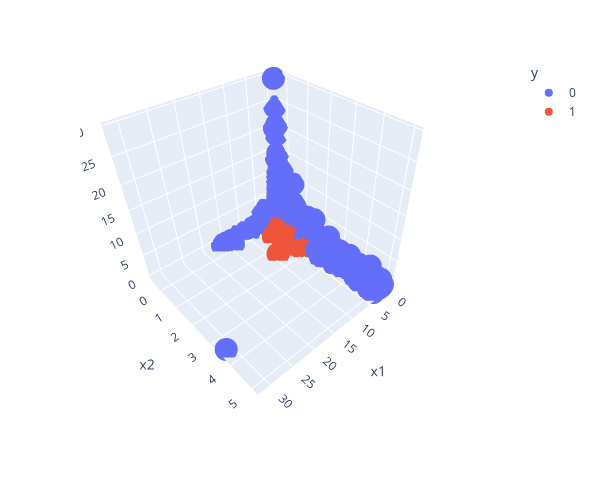

Source (notebook cell):
### Code cell
fig = px.scatter_3d(df, x='x1', y='x2', z='x3', color='y')
fig.update_layout(autosize=False, width=600, height=500)
fig.show()

### Figure 1 — Plotly figure (JSON) as saved in the notebook; plotly's stock layout.template omitted (floating-point values rounded to 4 significant figures; data arrays with more than 128 entries replaced by an {"elided": "..."} marker saying what was removed)
{"data": [{"hovertemplate": "y=0<br>x1=%{x}<br>x2=%{y}<br>x3=%{z}<extra></extra>", "legendgroup": "0", "marker": {"color": "#636efa", "symbol": "circle"}, "mode": "markers", "name": "0", "scene": "scene", "showlegend": true, "type": "scatter3d", "x": {"elided": "10923 float values"}, "y": {"elided": "10923 float values"}, "z": {"elided": "10923 float values"}}, {"hovertemplate": "y=1<br>x1=%{x}<br>x2=%{y}<br>x3=%{z}<extra></extra>", "legendgroup": "1", "marker": {"color": "#EF553B", "symbol": "circle"}, "mode": "markers", "name": "1", "scene": "scene", "showlegend": true, "type": "scatter3d", "x": {"elided": "260 float values"}, "y": {"elided": "260 float values"}, "z": {"elided": "260 float values"}}], "layout": {"autosize": false, "height": 500, "legend": {"title": {"text": "y"}, "tracegroupgap": 0}, "margin": {"t": 60}, "scene": {"aspectmode": "auto", "aspectratio": {"x": 1, "y": 1, "z": 1}, "camera": {"center": {"x": -0.0709, "y": 0.1756, "z": -0.09275}, "eye": {"x": 1.081, "y": 1.406, "z": 1.357}, "projection": {"type": "perspective"}, "up": {"x": 0, "y": 0, "z": 1}}, "domain": {"x": [0, 1], "y": [0, 1]}, "xaxis": {"title": {"text": "x1"}, "type": "linear"}, "yaxis": {"title": {"text": "x2"}, "type": "linear"}, "zaxis": {"title": {"text": "x3"}, "type": "linear"}}, "width": 600}}
